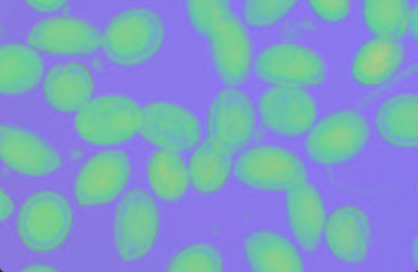
#> input picture Nomor2.jpg, 418 x 272 px, found by its file name
$ python 6_OtsuThresholding.py
#> lines starting #> are read from the running program, lines starting #| are printed output that depends on the picture; after the words box and inside, x2 and y2 are one past the last pixel; in counts of white or black regions, pixels touching at a corner belong together
import cv2
import matplotlib
import numpy as np
from matplotlib import pyplot as plt

# Baca citra dalam mode grayscale
image = cv2.imread('./Nomor2.jpg', 0)  # Mode 0 untuk citra grayscale
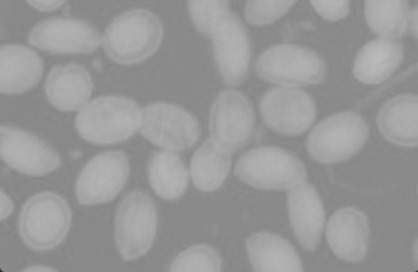
#> image: shape (272, 418); min 38, max 188, mean 151.8

# Menggunakan Otsu's Thresholding
_, binary_image = cv2.threshold(
    image, 0, 255, cv2.THRESH_BINARY + cv2.THRESH_OTSU)
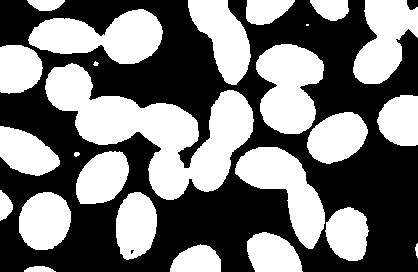
#> binary_image: shape (272, 418); 46.4% white; 25 white regions (2 under 20 px), largest, box (x1, y1, x2, y2) and area: (45, 63, 254, 200) 11839, (28, 9, 163, 64) 4514, (256, 44, 324, 134) 4399

# Tampilkan citra asli dan citra hasil thresholding
cv2.imshow('Greyscale Image', image)
cv2.imshow('Otsu Thresholding', binary_image)
cv2.waitKey(0)
cv2.destroyAllWindows()

$ run again, with Nomor3.jpg copied over Nomor2.jpg
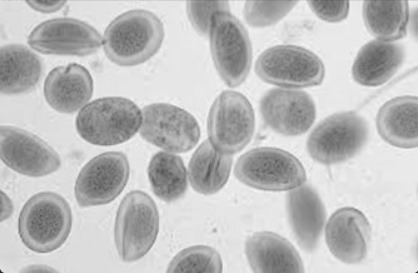
#> input picture Nomor3.jpg, 418 x 273 px, found by its file name
#> `_, binary_image = cv2.threshold( image, 0, 255, cv2.THRESH_BINARY + cv..`:
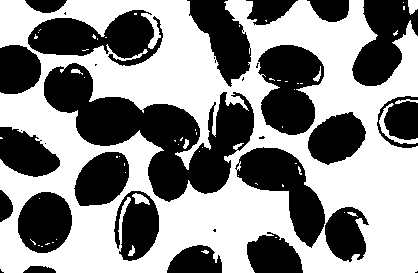
#> binary_image: shape (273, 418); 55% white; 32 black regions (11 under 20 px), largest, box (x1, y1, x2, y2) and area: (44, 63, 254, 202) 11668, (28, 10, 163, 66) 4320, (258, 45, 324, 135) 4188
